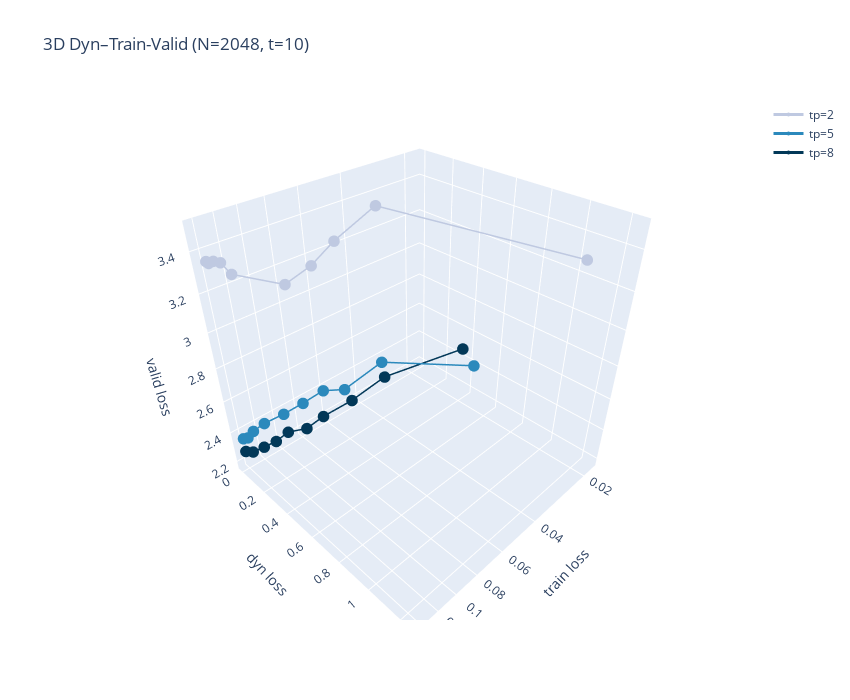

The code cell stored with this chart in its notebook:
### Code cell
import plotly.graph_objects as go

def plot_3d_ratio_train_valid_plotly(results, N, t_filter):
    fig = go.Figure()

    tp_list = sorted(results[N].keys())
    num_tp = len(tp_list)

    # 色系：PuBu 渐变
    import numpy as np
    cmap = plt.get_cmap("PuBu")
    colors = [cmap(v) for v in np.linspace(0.3, 1.0, num_tp)]

    for color, tp in zip(colors, tp_list):
        if t_filter not in results[N][tp]:
            continue

        items = sorted(results[N][tp][t_filter].items(), key=lambda x: x[0])
        dyn_vals = [d["dyn_loss"] for _, d in items]
        train_vals = [d["train_loss"] for _, d in items]
        valid_vals = [d["valid_loss"] for _, d in items]

        # matplotlib color 转 plotly RGB
        rgb = f"rgb({int(color[0]*255)}, {int(color[1]*255)}, {int(color[2]*255)})"

        fig.add_trace(go.Scatter3d(
            x=dyn_vals,
            y=train_vals,
            z=valid_vals,
            mode="lines+markers",
            marker=dict(size=4, color=rgb),
            line=dict(color=rgb, width=3),
            name=f"tp={tp}",
        ))

    fig.update_layout(
        width=850, height=700,
        scene=dict(
            xaxis_title="train loss",
            yaxis_title="dyn loss",
            zaxis_title="valid loss",
        ),
        title=f"3D Dyn–Train-Valid (N={N}, t={t_filter})"
    )
    
    fig.update_layout(scene=dict(
        xaxis=dict(type="log"),
        yaxis=dict(type="log"),
    ))

    fig.show()
plot_3d_ratio_train_valid_plotly(results, N=2048, t_filter=10)

### Figure 1 — Plotly figure (JSON) as saved in the notebook; plotly's stock layout.template omitted (floating-point values rounded to 4 significant figures)
{"data": [{"line": {"color": "rgb(191, 201, 225)", "width": 3}, "marker": {"color": "rgb(191, 201, 225)", "size": 4}, "mode": "lines+markers", "name": "tp=2", "type": "scatter3d", "x": [0.1398, 0.1378, 0.1343, 0.1293, 0.1228, 0.08706, 0.07385, 0.06068, 0.04638, 0.0316], "y": [0.0012, 0.0032, 0.0156, 0.0318, 0.0473, 0.1157, 0.1891, 0.2104, 0.3116, 1.244], "z": [3.355, 3.343, 3.352, 3.343, 3.282, 3.178, 3.261, 3.348, 3.495, 3.475]}, {"line": {"color": "rgb(43, 137, 188)", "width": 3}, "marker": {"color": "rgb(43, 137, 188)", "size": 4}, "mode": "lines+markers", "name": "tp=5", "type": "scatter3d", "x": [0.1402, 0.1348, 0.127, 0.1138, 0.09364, 0.07641, 0.06104, 0.04866, 0.0331, 0.02129], "y": [0, 0, 0.0001, 0.0001, 0.0003, 0.0014, 0.0028, 0.0124, 0.0716, 0.5354], "z": [2.358, 2.348, 2.369, 2.381, 2.372, 2.375, 2.386, 2.322, 2.424, 2.496]}, {"line": {"color": "rgb(2, 56, 88)", "width": 3}, "marker": {"color": "rgb(2, 56, 88)", "size": 4}, "mode": "lines+markers", "name": "tp=8", "type": "scatter3d", "x": [0.1406, 0.1321, 0.1185, 0.105, 0.0921, 0.07592, 0.06264, 0.04471, 0.03054, 0.01784], "y": [0, 0, 0, 0, 0.0001, 0.0004, 0.001, 0.0049, 0.0355, 0.3575], "z": [2.271, 2.241, 2.231, 2.223, 2.238, 2.19, 2.208, 2.208, 2.272, 2.471]}], "layout": {"height": 700, "scene": {"xaxis": {"title": {"text": "train loss"}, "type": "log"}, "yaxis": {"title": {"text": "dyn loss"}}, "zaxis": {"title": {"text": "valid loss"}}}, "title": {"text": "3D Dyn–Train-Valid (N=2048, t=10)"}, "width": 850}}
